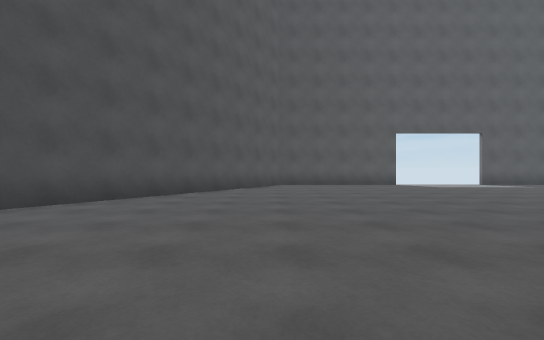
[1] (above)

17 first-person views from a walk through a Unity game level. The camera is 1.2 m above the floor, looks level and sees 90° across. The floor is counted in squares, 2 m on a side. Each view is taken from the middle of a square. On the plan, view 1 faces up. The plan holds only what a view shows up to about 9 squares ahead; the rest is blank. The place goes on beyond the plan. The player character is not drawn. Door leaves are left out, so doorways stand open.

[2]
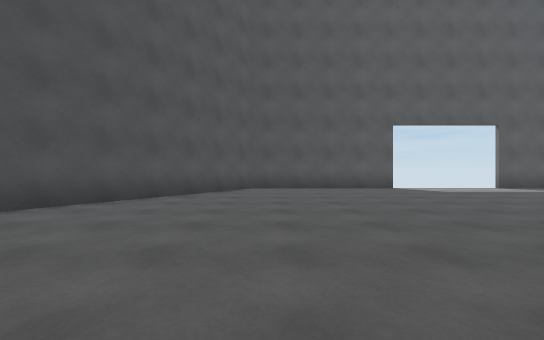

[3]
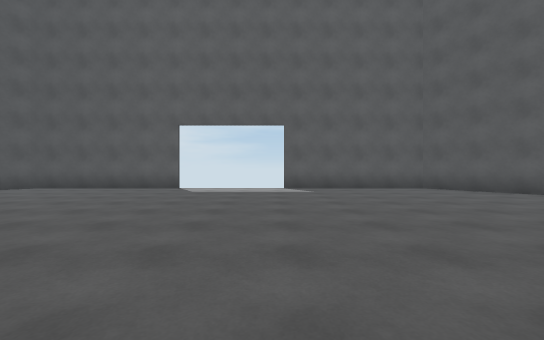

[4]
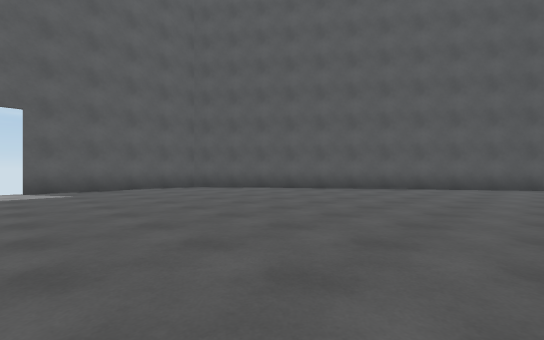

[5]
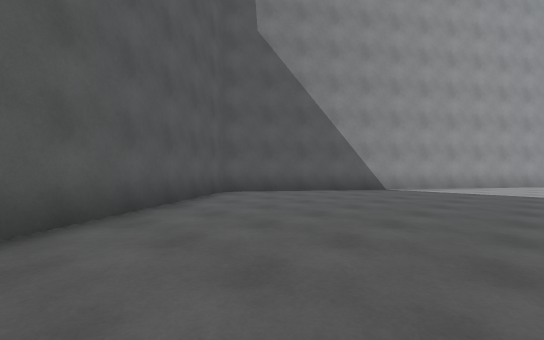

[6]
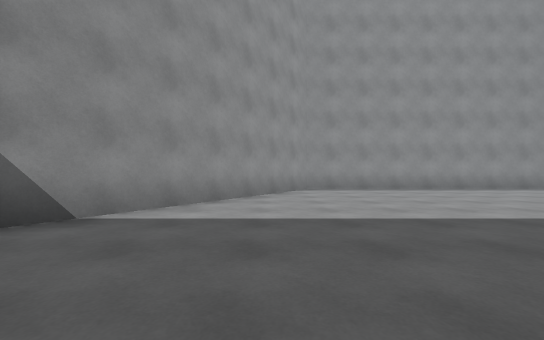

[7]
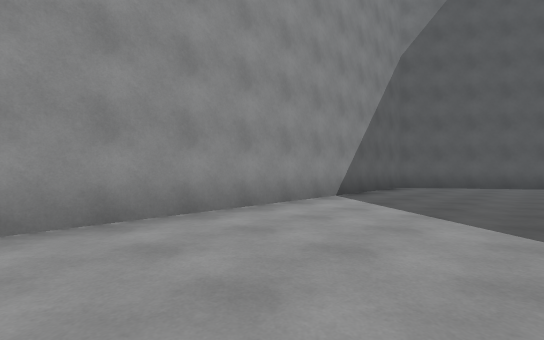

[8]
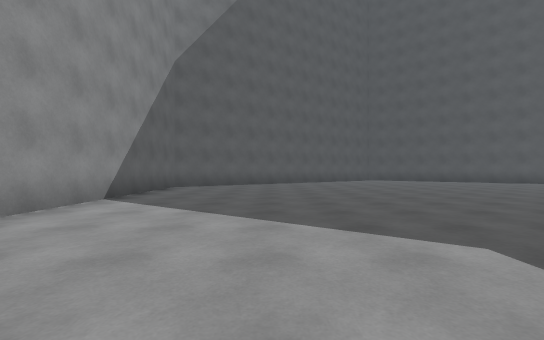

[9]
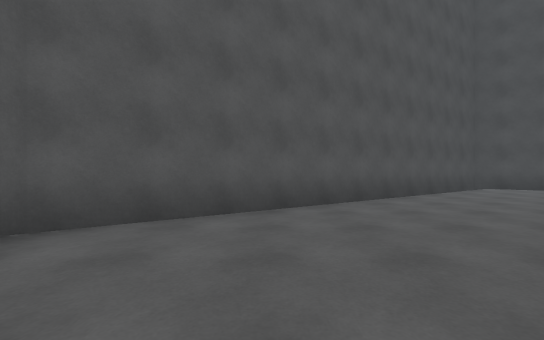

[10]
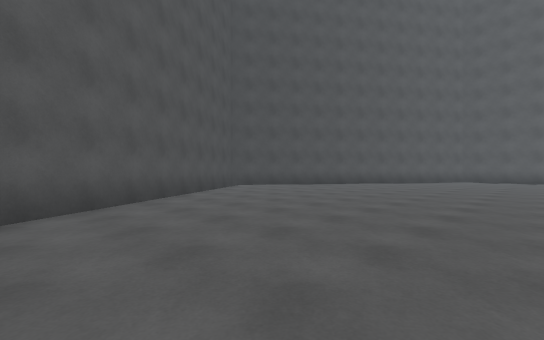

[11]
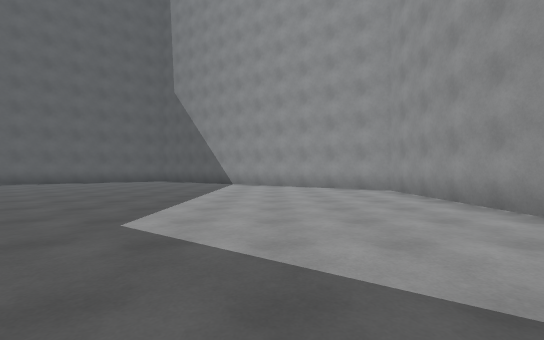

[12]
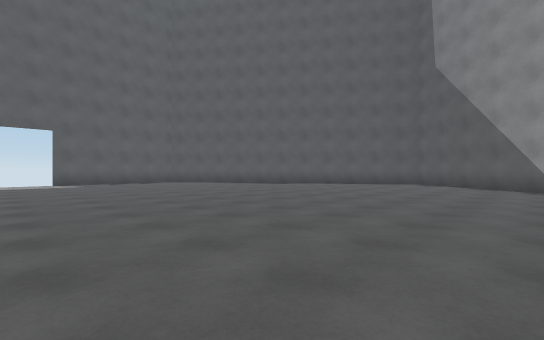

[13]
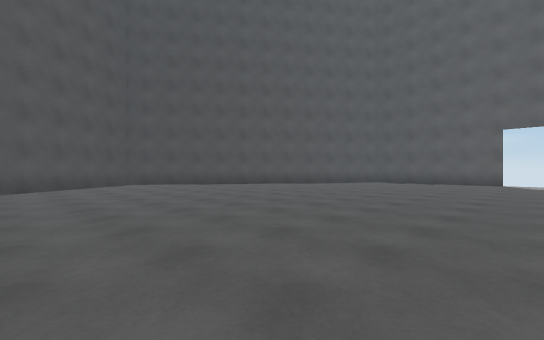

[14]
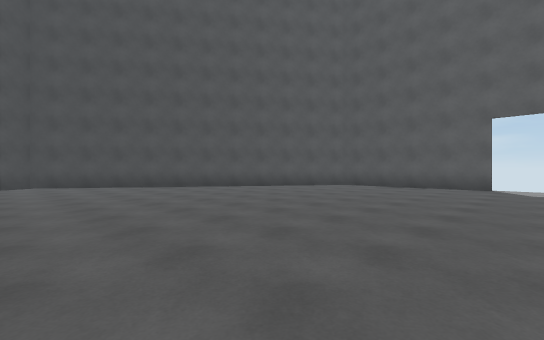

[15]
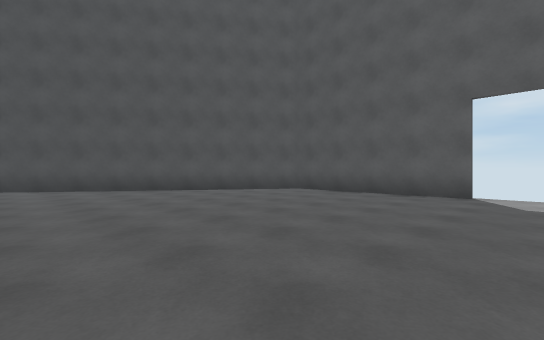

[16]
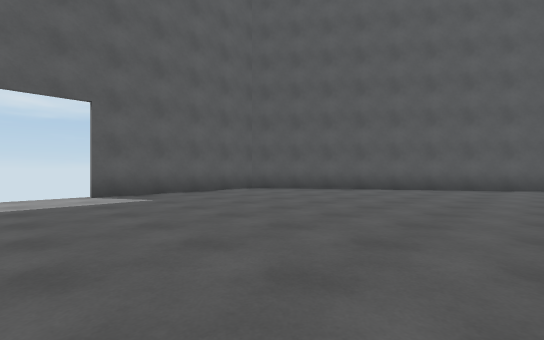

[17]
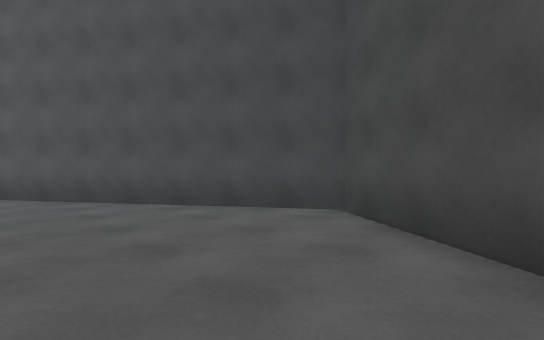

### Floor plan
Points are (right, up) in squares from view 1. A wall is a line through its corners. A room is listed if a view was taken in it or the views show most of it. See-through windows are left out.
Room 1 (views 1, 2, 3, 4, 5, 6, 7, 8, 9, 10, 11, 12, 13, 14, 15, 16, 17)
walls: (5, 10.9) (0.3, 10.9) (-6, 1.7) (0.3, -7.4) (12.9, -7.4) (19.2, 1.7) (12.9, 10.9) (8.4, 10.9)

Positions as (right, up) in squares from view 1, and headings:
1: (0, 0), facing up
2: (1, 2), facing up
3: (8, 2), facing up
4: (8, 2), facing up-right
5: (13, 6), facing down-right
6: (14, 1), facing down
7: (10, -4), facing down-left
8: (10, -4), facing left
9: (3, -5), facing left
10: (3, -5), facing up-left
11: (5, -4), facing right
12: (7, -2), facing up-right
13: (6, -2), facing up-left
14: (6, 1), facing up-left
15: (6, 4), facing up-left
16: (7, 4), facing up-right
17: (-2, 4), facing down-left
